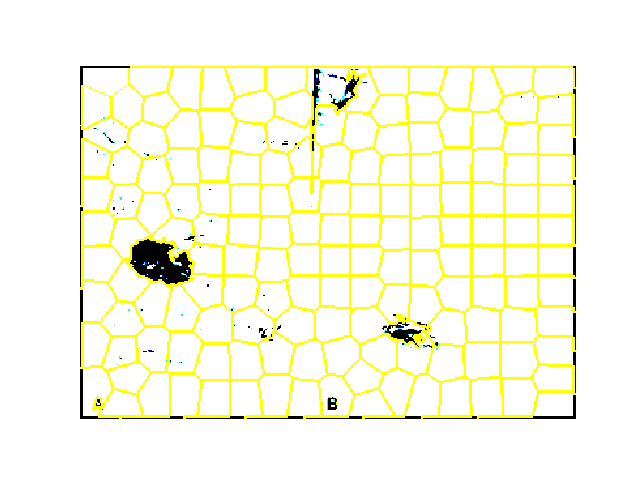
#> input picture test.png, 640 x 480 px
$ python main.py --image test.png
#> lines starting #> are read from the running program, lines starting #| are printed output that depends on the picture; after the words box and inside, x2 and y2 are one past the last pixel; in counts of white or black regions, pixels touching at a corner belong together
# import the necessary packages
from skimage.segmentation import slic
from skimage.measure import regionprops
from skimage.segmentation import mark_boundaries
from skimage.future import graph
from skimage.util import img_as_float
from skimage import io
from skimage import color
import matplotlib.pyplot as plt
import argparse
import cv2
import numpy as np

def rgb2gray(rgb):
    return np.dot(rgb[..., :3], [0.2126, 0.7152, 0.0722])

if __name__ == "__main__":
    # construct the argument parser and parse the arguments
    ap = argparse.ArgumentParser()
    ap.add_argument("-i", "--image", required = True, help = "Path to the image")
    args = vars(ap.parse_args())

    # load the image and convert it to a floating point data type
    originalImage = cv2.imread(args["image"])
#> originalImage is the input picture: shape (480, 640, 3); mean B, G, R 228.9, 250.9, 250.7

    image = img_as_float(originalImage)
    #
    segments = 1 + slic(originalImage,  n_segments=100)
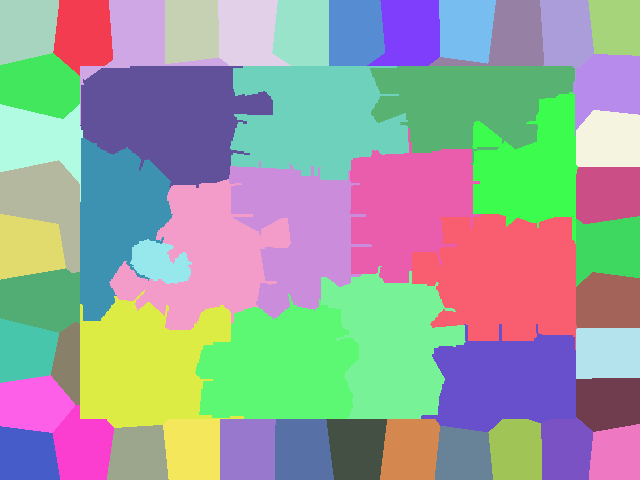
#> segments: shape (480, 640) int64; 53 distinct labels, from 2 to 54; one colour per label, 0 black
    print("Slic number of segments: %d" % len(np.unique(segments)))
#| Slic number of segments: 53
    # show the output of SLIC
    fig = plt.figure("Superpixels -- %d segments" % (25))
    ax = fig.add_subplot(1, 1, 1)
    #

    regions = regionprops(segments, intensity_image=rgb2gray(image))
#> in rgb2gray, `return np.dot(rgb[..., :3], [0.2126, 0.7152, 0.0722])`:
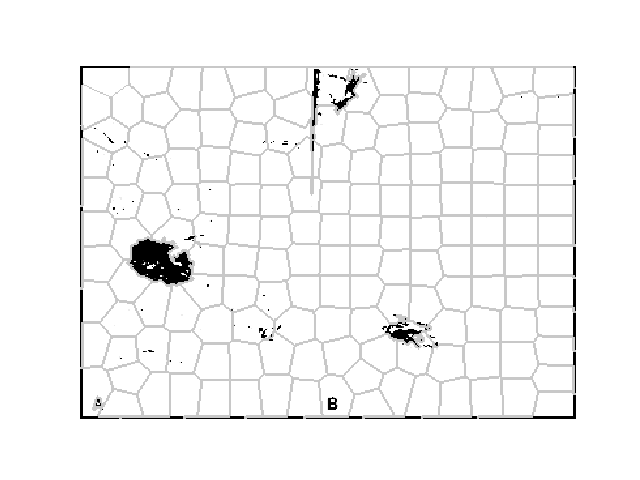
#> returned value: shape (480, 640) float64; min 0, max 1, mean 0.965
#> regions = 53 regions; largest, box (x1, y1, x2, y2) and area: (412, 214, 577, 350) 16677, (80, 66, 273, 188) 15931, (195, 294, 359, 419) 15202, (230, 66, 409, 180) 14938, (80, 290, 244, 428) 14214
    intensities = []
    for props in regions:
        intensities.append(props.mean_intensity)
#> this loop made 53 passes
#> after the loop, intensities = 53 values, max 1 at index 0, min 0.0503 at index 29, mean 0.968

    sortList = sorted(intensities, key=float, reverse=True)
#> sortList = 53 values, max 1 at index 0, min 0.0503 at index 52, mean 0.968

    media = (sortList[0] + sortList[1] + sortList[2]) / 3
#> media = 1
    minrList = []
    mincList = []
    maxrList = []
    maxcList = []
    for props in regions:
        if props.mean_intensity >= media:
            cy, cx = props.centroid
            minr, minc, maxr, maxc = props.bbox
            minrList.append(minr)
            mincList.append(minc)
            maxrList.append(maxr)
            maxcList.append(maxc)
#> this loop made 53 passes
#> (cy, cx, minr, minc, maxr, maxc) on passes 1, 2, 4, 5, 6, 7, 8, 9, 10, 12, 13, 20: (28.57, 26.69, 0, 0, 65, 59), (33.27, 83.35, 0, 53, 76, 113), (30.13, 190.9, 0, 165, 64, 219), (32.33, 247.5, 0, 218, 66, 291), (32.15, 302.1, 0, 272, 66, 329), (32.04, 354.9, 0, 329, 66, 385), (32.61, 409.6, 0, 367, 66, 440), (28.86, 466, 0, 439, 64, 496), (36.44, 511, 0, 429, 66, 544), (26.37, 615.3, 0, 588, 56, 640), (85.65, 40.05, 53, 0, 119, 80), (140, 608.4, 110, 576, 167, 640)
#> after the loop, maxcList = 35 values, max 640 at index 9, min 59 at index 0, mean 347; maxrList = 35 values, max 480 at index 23, min 56 at index 9, mean 298.8; mincList = 35 values, max 589 at index 31, min 0 at index 0, mean 284.1; minrList = 35 values from 0 to 426
    #
    minrList = sorted(minrList, key=float)
    mincList = sorted(mincList, key=float)
#> mincList = 35 values from 0 to 589
    maxrList = sorted(maxrList, key=float, reverse=True)
#> maxrList = 35 values, max 480 at index 0, min 56 at index 34, mean 298.8
    maxcList = sorted(maxcList, key=float, reverse=True)
#> maxcList = 35 values, max 640 at index 0, min 59 at index 33, mean 347
    #
    rect = plt.Rectangle((mincList[0], minrList[0]), maxcList[0] - mincList[0], maxrList[0] - minrList[0], fill=False, edgecolor='red', linewidth=2)
    ax.add_patch(rect)
    #
    ax.imshow(mark_boundaries(originalImage, segments))
    plt.axis("off")
    # show the plots
    plt.show()
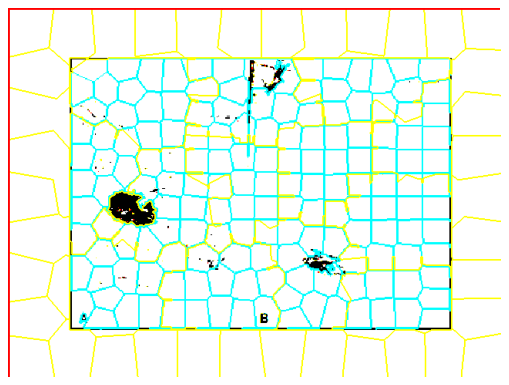
#> figure drawn by matplotlib, 1 panel
    #
    # loop over the unique segment values
